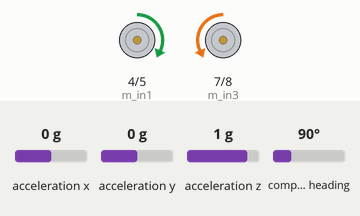
The sketch below on a simulated Arduino Leonardo, built with avr-gcc and run on an emulated ATmega32U4. Parts: motor-driver pin pairs drawn as motors (green arrow = first pin HIGH = forward, orange = second pin HIGH = backward, longer = more drive, scaled by the enable pin). The test bench sets the inputs (shaded band); at power-on: acceleration y 0 g, acceleration z 1 g, acceleration x 0 g, compass heading 90°. What the sketch prints to the serial monitor is not drawn.

Above: at 4.2 s.
4.3 s: acceleration y set to -1.4 g
At 5.5 s:
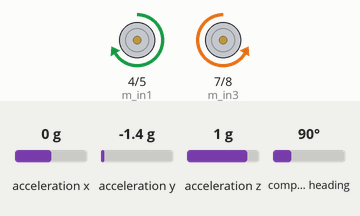
5.8 s: acceleration y set to -0.8 g
At 7.0 s:
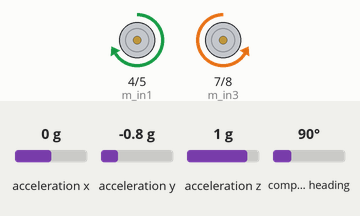
7.3 s: acceleration z set to 1.4 g
At 8.4 s:
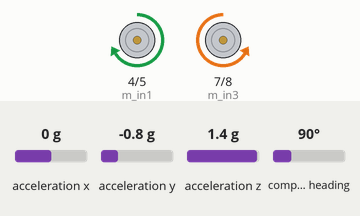
8.8 s: acceleration y set to 0.1 g
At 9.6 s:
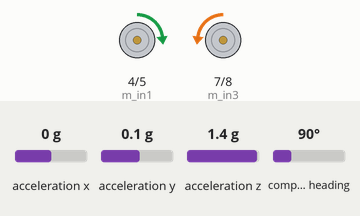
10.3 s: acceleration z set to 1.1 g
At 11.5 s:
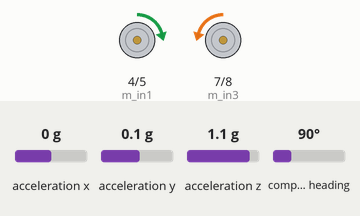
11.8 s: acceleration z set to 0.8 g
At 12.8 s:
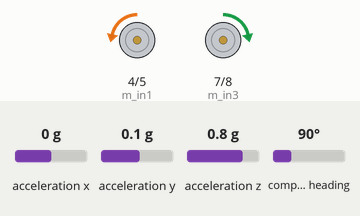
Timing chart, 0 to 14.3 s (numbered marks = the images above; inputs shaded):
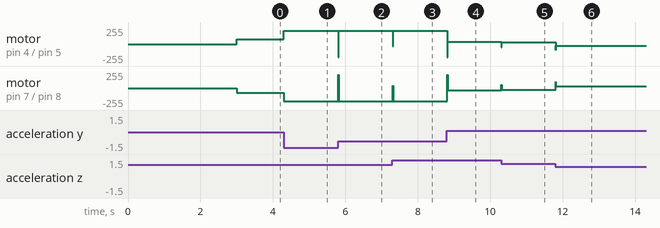

The sketch:

BalanceBot.ino
```cpp
#include <Arduino.h>
#include "MotorController.h"
#include "PID.h"
#include "Pin_Assignments.h"
#include <Wire.h>
#include <Adafruit_Sensor.h>
#include <Adafruit_BNO055.h>
#include <utility/imumaths.h>
#include "RC_Transmitter.h"

void(* resetFunc) (void) = 0;

double setPoint = 0;
double sensorOutput = 0;
double pidOutput = 0;
int channel_values[9] = {};


MotorController motor_controller;
                                                                //kp,ki,kd
BalancePID pid = BalancePID(&sensorOutput, &pidOutput, &setPoint, 8.0, 0.0, 400.0);
Adafruit_BNO055 bno = Adafruit_BNO055(01, 0x28);

void setup() {
  Serial.begin(115200);
//  setupRc();
//  rcReader(channel_values);
  if (!bno.begin()) {
    Serial.println("BNO FAILED!");
    while(1);
  }
  delay(1000);
  bno.setExtCrystalUse(true);
//  Serial.println(channel_values[3] - 1000.0);
//  while (channel_values[3] - 1000.0 < 100.0) {
//    rcReader(channel_values);
//    delay(100);
//  }
  delay(2000);
}

void loop() {
  sensors_event_t event;
  bno.getEvent(&event);
  sensorOutput = event.orientation.z;
//  rcReader(channel_values);
//  Serial.println(channel_values[3] - 1000.0);
//  if (channel_values[3] - 1000.0 < 100.0) {
//    resetFunc();
//  }
  setPoint = ((double)channel_values[0] - 1500.0) / 250.0;
  Serial.println(pidOutput);
  pid.Compute();
  motor_controller.output((float)pidOutput);
}
```

MotorController.cpp
```cpp
#include "MotorController.h"
#include "Pin_Assignments.h"
#include "Arduino.h"

#define MAX_SPEED 200


MotorController::MotorController()
{
    motorSetup();
}

MotorController::MotorController(int enA, int enB, int in1, int in2, int in3, int in4)
    : m_enA(enA), m_enB(enB), m_in1(in1), m_in2(in2), m_in3(in3), m_in4(in4)
{
    motorSetup();
}

MotorController::~MotorController()
{

}


void MotorController::setMotorSpeed(float outputSpeed) {
    int set_speed = 0;
    int abs_error = abs(outputSpeed) + 20;
    set_speed = min(MAX_SPEED, abs_error);
    analogWrite(m_enA, set_speed);
    analogWrite(m_enB, set_speed);
}

void MotorController::output(float outputValue)
{

    setMotorSpeed(outputValue);

    if (outputValue > 0) {
        motorForward();
    }
    else
    {
        motorReverse();
    }
}

void MotorController::motorForward()
{
    digitalWrite(m_in1, HIGH);
    digitalWrite(m_in2, LOW);
    digitalWrite(m_in3, LOW);
    digitalWrite(m_in4, HIGH);
}

void MotorController::motorReverse()
{
    digitalWrite(m_in1, LOW);
    digitalWrite(m_in2, HIGH);
    digitalWrite(m_in3, HIGH);
    digitalWrite(m_in4, LOW);
}

void MotorController::motorSetup()
{
    pinMode(m_enA, OUTPUT);
    pinMode(m_enB, OUTPUT);

    //Motor A pins
    pinMode(m_in1, OUTPUT);
    pinMode(m_in2, OUTPUT);

    //Motor B pins
    pinMode(m_in3, OUTPUT);
    pinMode(m_in4, OUTPUT);

    //Initial state - motor off
    digitalWrite(m_in1, LOW);
    digitalWrite(m_in2, LOW);
    digitalWrite(m_in3, LOW);
    digitalWrite(m_in4, LOW);
}
```

MotorController.h
```cpp
#ifndef _PIN_ASSIGNMENTS_H
#define _PIN_ASSIGNMENTS_H

#include "Pin_Assignments.h"

#endif


#ifndef _MICROCONTROLLER_H
#define _MICROCONTROLLER_H
	class Actuator {
	public:
		virtual void output(float outputLevel) = 0;
	};

    class MotorController : public Actuator
    {
    private:
        int m_enA = RIGHT_MOTOR_ENABLE;
        int m_enB = LEFT_MOTOR_ENABLE;
        int m_in1 = RIGHT_MOTOR_A;
        int m_in2 = RIGHT_MOTOR_B;
        int m_in3 = LEFT_MOTOR_A;
        int m_in4 = LEFT_MOTOR_B;

    public:
        MotorController();
        ~MotorController();
        MotorController(int enA, int enB, int in1, int in2, int in3, int in4);

        void output(float outputValue) override;

    private:
        void motorForward();
        void motorReverse();
        void setMotorSpeed(float outputValue);
        void motorSetup();

    };
#endif
```

PID.cpp
```cpp
#include "PID.h"
#include "Arduino.h"

BalancePID::BalancePID(double* sensorOutput, double* pidOutput, double* setpoint, double kp, double ki, double kd)
	: m_sensorOutput(sensorOutput), m_setpoint(setpoint), m_pidOutput(pidOutput)
{
	m_last_time = millis();
	setTunings(kp, ki, kd);
}

BalancePID::~BalancePID()
{

}

double* BalancePID::pidOutput()
{
	return m_pidOutput;
}

void BalancePID::setTunings(double kp, double ki, double kd)
{
	m_kp = kp;
	m_kd = kd;
	m_ki = ki;
}

void BalancePID::Compute()
{
	long time_delta = millis() - m_last_time;
  Serial.println(time_delta);
	if (time_delta <= m_sampleTime)
		return;
	m_last_time = millis();
	double error_angle = *m_sensorOutput - *m_setpoint;
	double p_term = error_angle * m_kp;
	i_sum = i_sum + (error_angle * m_ki);
	i_sum = (i_sum < 0) ? -(min(256.0, abs(i_sum))) : (min(256.0, abs(i_sum)));
	double d_term = (error_angle - m_last_error)/((double)(time_delta)) * m_kd;
  m_last_error = error_angle;
	double output = p_term + i_sum + d_term;
	*m_pidOutput = (output < 0) ? -(min(256.0, abs(output))) : (min(256.0, abs(output)));
}
```

PID.h
```cpp
/*
Function: Motor Controller
Author: Harmandeep Singh Dubb
Input Parameters: error_angle
Output Parameters: None

Purpose: *Initializes balance bot with a taget vertical position, and then the balance bot maintains that position


*/

#ifndef _PID_H_
#define _PID_H_

//Function declarations
class PID {
	public:
		virtual double* pidOutput() = 0;
};

class BalancePID : public PID
{
private:
	double m_kp, m_ki, m_kd;
	int m_sampleTime = 10;
	double *m_sensorOutput;
	double *m_pidOutput;
	double *m_setpoint;
	double i_sum = 0;
	long m_last_time;
	double m_last_error = 0;
	double* m_output;

public:
	BalancePID();
	~BalancePID();
	BalancePID(double* sensorOutput, double* pidOutput, double* setpoint, double kp, double ki, double kd);
	void setTunings(double, double, double);
	double* pidOutput() override;
	void Compute();
private:

};

#endif
```

Pin_Assignments.h
```cpp
/* Pin Assignments
 *
 *  Created by: Ashwin Guru Prasad
 *  Date: 27th December 2020
 *  Purpose: Contains all pin references for Wall-E autonomous driving code
 */

#ifndef _PINASSIGNMENTS_H
#define _PINASSIGNMENTS_H

 //Gyroscope Assignments (already handled in code):
 // A4 -> SDA
 // A5 -> SCL
 // 5V -> Vin
 // GND -> GND

 //NRF24L01 Assignments:
 //Vin 3.3V
 //GND Ground
 //MOSI 11
 //MISO 12
 //SCK 13
 #define CE 9 //old pin assignments from wall-e mission controller
 #define CSN 10 //old pin assignments from wall-e mission controller


 //Motor Pins:
 #define RIGHT_MOTOR_A 4
 #define RIGHT_MOTOR_B 5
 #define RIGHT_MOTOR_ENABLE 3
 #define LEFT_MOTOR_A 7
 #define LEFT_MOTOR_B 8
 #define LEFT_MOTOR_ENABLE 9


#endif
```

RC_Transmitter.cpp
```cpp
//Contains all files for PPM receiver
#import <Arduino.h>
#include "Pin_Assignments.h"
#include "RC_Transmitter.h"

//Array for values:
unsigned long int a,b,c;
int x[15],ch1[15],ch[10],i;
//Throttle - CH[4]
//Right Lateral - CH[2]
//Switch A - CH[6]
//Switch B - CH[7]
//Switch C - CH[8]


/*Function: RC Setup
 *Author: Marko Jurisic
 *Input Parameters: None
 *Output Parameters: None
 *
 *Purpose: Sets up the receiver
 *
 */
void setupRc(){

 //Setting up the motors
 pinMode(2, INPUT_PULLUP);
 attachInterrupt(digitalPinToInterrupt(2), read_me, FALLING);
  // enabling interrupt at pin 2


}

/*Function: RC Reader
 *Author: Marko Jurisic
 *Input Parameters: An array of steering values
 *Output Parameters: Modifies the input array with values from the transmitter
 *
 *Purpose: Getting values from the transmitter to steer Scorpion
 *
 */

void rcReader(int channel_values[9]){
  read_rc();

  channel_values[0] = ch[4]; //Throttle
  channel_values[1] = ch[2]; //Right Lateral
  channel_values[2] = ch[6]; //Switch A
  channel_values[3] = ch[7]; //Switch B
  channel_values[4] = ch[8]; //Switch C


}


void read_me()  {
 //this code reads value from RC reciever from PPM pin (Pin 2 or 3)
 //this code gives channel values from 0-1000 values
 //    -: ABHILASH :-    //
a=micros(); //store time value a when pin value falling
c=a-b;      //calculating time inbetween two peaks
b=a;//
x[i]=c;     //storing 15 value in array
i=i+1;

if(i==15){
  for(int j=0;j<15;j++){
    ch1[j]=x[j];
    delay(1);
    }
             i=0;}}//copy store all values from temporary array another array after 15 reading

void read_rc(){
int i,j,k=0;
  for(k=14;k>-1;k--){//k = 14
    if(ch1[k]>10000){
      j=k;
      delay(1);
      }}//detecting separation space 10000us in that another array //delay

  for(i=1;i<=8;i++){ //i = 6
    ch[i]=(ch1[i]);
    delay(1);
    }}
    //assign 6 channel values after separation space
```

RC_Transmitter.h
```cpp
#ifndef _COMMS_H
#define _COMMS_H

void setupRc();
void read_me();
void read_rc();
void rcReader(int channel_values[9]);


#endif
```

Measured:
- the behaviour switches between 1 and 0.9 g on acceleration z (found by bisection; images 5 and 6)
- after the input at 4.3 s, motor on pin 4 (m_in1) / pin 5 (m_in2): forward 68/255 → forward 200/255 at once; motor on pin 7 (m_in3) / pin 8 (m_in4): backward 68/255 → backward 200/255 at once
- after the input at 5.8 s, motor on pin 4 (m_in1) / pin 5 (m_in2): forward 200/255 → backward 200/255 at once, → forward 200/255 0.01 s later; motor on pin 7 (m_in3) / pin 8 (m_in4): backward 200/255 → forward 200/255 at once, → backward 200/255 0.01 s later
- after the input at 7.3 s, motor on pin 4 (m_in1) / pin 5 (m_in2): forward 200/255 → backward 31/255 at once, → forward 200/255 0.01 s later; motor on pin 7 (m_in3) / pin 8 (m_in4): backward 200/255 → forward 31/255 at once, → backward 200/255 0.01 s later
- after the input at 8.8 s, motor on pin 4 (m_in1) / pin 5 (m_in2): forward 200/255 → forward 35/255 at once; motor on pin 7 (m_in3) / pin 8 (m_in4): backward 200/255 → backward 35/255 at once
- after the input at 10.3 s, motor on pin 4 (m_in1) / pin 5 (m_in2): forward 35/255 → forward 26/255 at once; motor on pin 7 (m_in3) / pin 8 (m_in4): backward 35/255 → backward 26/255 at once
- after the input at 11.8 s, motor on pin 4 (m_in1) / pin 5 (m_in2): forward 26/255 → backward 29/255 at once; motor on pin 7 (m_in3) / pin 8 (m_in4): backward 26/255 → forward 29/255 at once
